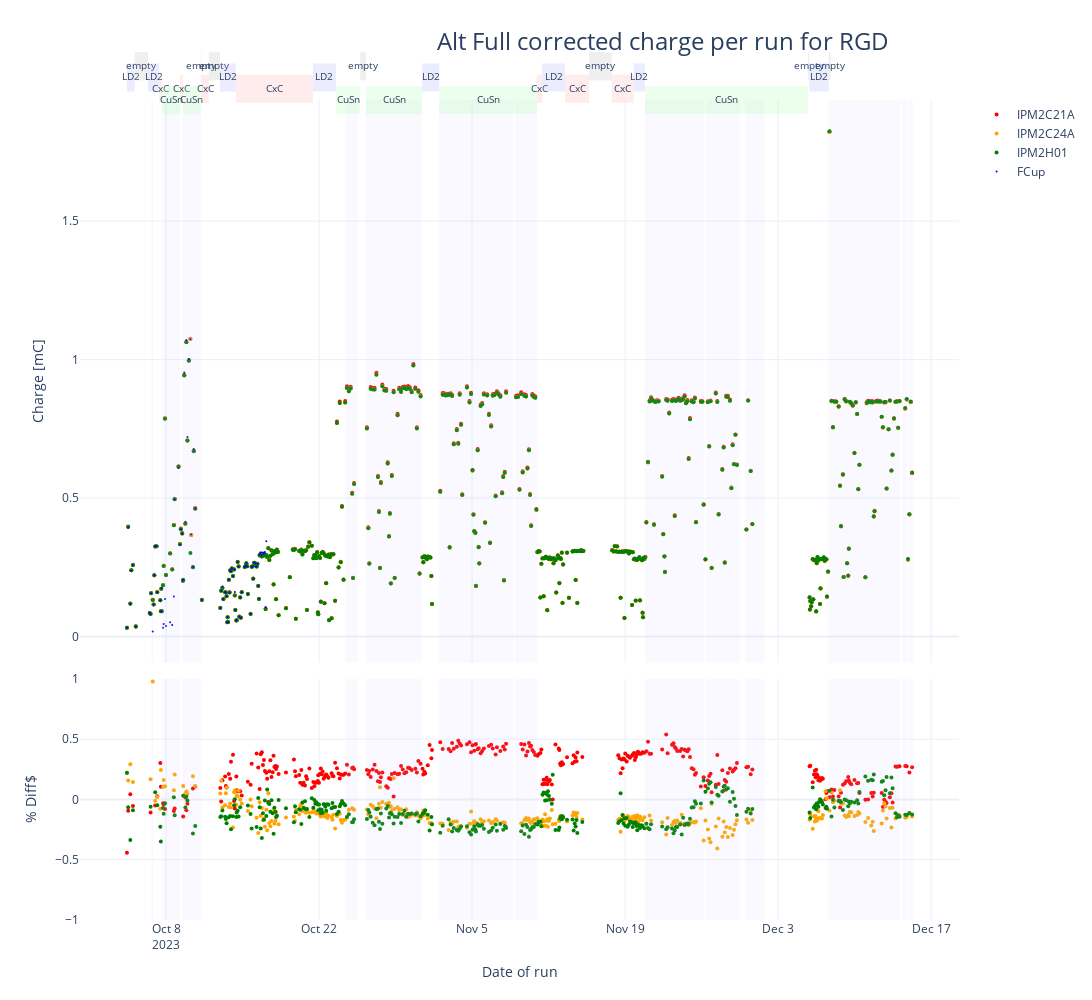

Here is the notebook cell this chart was saved with:
### Code cell
fig = make_subplots(rows=2, cols=1,shared_xaxes=True,
                    vertical_spacing=0.02, row_heights=[0.7,0.3]) # (specs=[[{"secondary_y": True}]])
fig.update_layout(width=1280, height=1000,
                  title=go.layout.Title(text=f"Alt Full corrected charge per run for RGD", xanchor="left", x=0.4),
                  titlefont=dict(size=24),)
x_scale = dfx.time
fig.add_trace(go.Scatter(x=x_scale, y=dfx.IPM2C21A_corr3, mode='markers', name='IPM2C21A', marker=dict(color='red', size=4)), row=1, col=1)
fig.add_trace(go.Scatter(x=x_scale, y=dfx.IPM2C24A_corr3, mode='markers', name='IPM2C24A', marker=dict(color='orange', size=4)), row=1, col=1)
fig.add_trace(go.Scatter(x=x_scale, y=dfx.IPM2H01_corr3, mode='markers', name='IPM2H01', marker=dict(color='green', size=4)), row=1, col=1)
fig.add_trace(go.Scatter(x=x_scale, y=dfx.loc[dfx.start_time<start_fcup_trouble,"scaler_calc1b_corr"], mode='markers', name='FCup', marker=dict(color='blue', size=2)), row=1, col=1)
# dfx.loc[dfx.start_time<start_fcup_trouble,"time"]                         
fig.add_trace(go.Scatter(x=x_scale, y=(100*(dfx.IPM2C21A_corr3-dfx.charge)/df.charge), mode='markers', name='IPM2C21A', showlegend=False, marker=dict(color='red', size=4)), row=2, col=1)
fig.add_trace(go.Scatter(x=x_scale, y=(100*(dfx.IPM2C24A_corr3-dfx.charge)/df.charge), mode='markers', name='IPM2C24A', showlegend=False, marker=dict(color='orange', size=4)), row=2, col=1)
fig.add_trace(go.Scatter(x=x_scale, y=(100*(dfx.IPM2H01_corr3-dfx.charge)/df.charge), mode='markers', name='IPM2H01', showlegend=False, marker=dict(color='green', size=4)), row=2, col=1)

for i in range(len(beam_stop_in_start)):
     fig.add_vrect(x0=beam_stop_in_start[i],x1=beam_stop_in_end[i], fillcolor="#C0C0FF", opacity=0.1, line_width=0)

target_labels={'empty':(1.06,"#B0B0B0"),'LD2':(1.04,"#A0A0FF"),'CxC':(1.02,"#FFA0A0"),'CuSn':(1.,"#A0FFA0")}
        
for i in range(len(target_change_table)-1):
    time0 = max(target_change_table.iloc[i].name, dfx.iloc[0].time)
    time1 = min(target_change_table.iloc[i+1].name, dfx.iloc[-1].time) 
    target = target_change_table.iloc[i].target
    if time1 > dfx.iloc[0].time and time0 < dfx.iloc[-1].time:
        y_pos = target_labels[target][0]
        fig.add_vrect(x0=time0, x1=time1, xref="x", y0=y_pos-0.025, y1=y_pos+0.025, yref='paper', fillcolor=target_labels[target][1], opacity=0.2, line_width=0, row=1, col=1,
                     label=dict(text=target, font=dict(size=10)))

fig.update_xaxes(title_text="Date of run", row=2, col=1)
fig.update_yaxes(title_text="Charge [mC]", row=1, col=1)
fig.update_yaxes(title_text="% Diff$", range=[-1., 1. ], row=2, col=1)
#fig.update_yaxes(title_text="", titlefont=dict(size=22), tickfont=dict(size=18))
# fig.write_image("RGD_Full_corrected_charge_per_run2.pdf",width=1200, height=600)
fig.show()

### Figure 1 — Plotly figure (JSON) as saved in the notebook; plotly's stock layout.template omitted (floating-point values rounded to 4 significant figures; data arrays with more than 128 entries replaced by an {"elided": "..."} marker saying what was removed)
{"data": [{"marker": {"color": "red", "size": 4}, "mode": "markers", "name": "IPM2C21A", "x": {"elided": "491 str values"}, "y": {"elided": "491 float values"}, "type": "scatter", "xaxis": "x", "yaxis": "y"}, {"marker": {"color": "orange", "size": 4}, "mode": "markers", "name": "IPM2C24A", "x": {"elided": "491 str values"}, "y": {"elided": "491 float values"}, "type": "scatter", "xaxis": "x", "yaxis": "y"}, {"marker": {"color": "green", "size": 4}, "mode": "markers", "name": "IPM2H01", "x": {"elided": "491 str values"}, "y": {"elided": "491 float values"}, "type": "scatter", "xaxis": "x", "yaxis": "y"}, {"marker": {"color": "blue", "size": 2}, "mode": "markers", "name": "FCup", "x": {"elided": "491 str values"}, "y": [0.03181, 0.3934, 0.1181, 0.2382, 0.257, 0.03542, 0.0855, 0.08179, 0.1563, 0.01887, 0.1161, 0.2219, 0.3265, 0.327, 0.1605, 0.1316, 0.092, 0.1759, 0.09108, 0.03223, 0.04532, 0.1354, 0.03833, 0.05211, 0.04167, 0.1446, 0.496, 0.6091, 0.3321, 0.388, 0.3717, 0.2034, 0.2058, 0.9537, 0.4146, 1.071, 0.7203, 1.002, 1.073, 0.3686, 0.2515, 0.6769, 0.4617, 0.1323, 0.1037, 0.1657, 0.181, 0.1356, 0.1604, 0.1597, 0.1462, 0.05221, 0.07105, 0.05197, 0.2051, 0.1591, 0.2395, 0.2361, 0.2455, 0.2182, 0.242, 0.1614, 0.09583, 0.05827, 0.05906, 0.2691, 0.2525, 0.07188, 0.1414, 0.06824, 0.1601, 0.2509, 0.2549, 0.2643, 0.2534, 0.1534, 0.08164, 0.2522, 0.2531, 0.209, 0.2664, 0.2651, 0.2533, 0.2532, 0.2628, 0.1839, 0.1365, 0.2957, 0.3029, 0.2939, 0.3034, 0.2995, 0.3053, 0.1067, 0.344], "type": "scatter", "xaxis": "x", "yaxis": "y"}, {"marker": {"color": "red", "size": 4}, "mode": "markers", "name": "IPM2C21A", "showlegend": false, "x": {"elided": "491 str values"}, "y": {"elided": "662 float values"}, "type": "scatter", "xaxis": "x2", "yaxis": "y2"}, {"marker": {"color": "orange", "size": 4}, "mode": "markers", "name": "IPM2C24A", "showlegend": false, "x": {"elided": "491 str values"}, "y": {"elided": "662 float values"}, "type": "scatter", "xaxis": "x2", "yaxis": "y2"}, {"marker": {"color": "green", "size": 4}, "mode": "markers", "name": "IPM2H01", "showlegend": false, "x": {"elided": "491 str values"}, "y": {"elided": "662 float values"}, "type": "scatter", "xaxis": "x2", "yaxis": "y2"}], "layout": {"xaxis": {"anchor": "y", "domain": [0.0, 1.0], "matches": "x2", "showticklabels": false}, "yaxis": {"anchor": "x", "domain": [0.314, 1.0], "title": {"text": "Charge [mC]"}}, "xaxis2": {"anchor": "y2", "domain": [0.0, 1.0], "title": {"text": "Date of run"}}, "yaxis2": {"anchor": "x2", "domain": [0.0, 0.294], "title": {"text": "% Diff$"}, "range": [-1.0, 1.0]}, "title": {"text": "Alt Full corrected charge per run for RGD", "x": 0.4, "xanchor": "left", "font": {"size": 24}}, "width": 1280, "height": 1000, "shapes": [{"fillcolor": "#C0C0FF", "line": {"width": 0}, "opacity": 0.1, "type": "rect", "x0": "2023-10-06T16:01:36.594000", "x1": "2023-10-06T19:08:57.796000", "xref": "x", "y0": 0, "y1": 1, "yref": "y domain"}, {"fillcolor": "#C0C0FF", "line": {"width": 0}, "opacity": 0.1, "type": "rect", "x0": "2023-10-06T16:01:36.594000", "x1": "2023-10-06T19:08:57.796000", "xref": "x2", "y0": 0, "y1": 1, "yref": "y2 domain"}, {"fillcolor": "#C0C0FF", "line": {"width": 0}, "opacity": 0.1, "type": "rect", "x0": "2023-10-07T15:24:48.931000", "x1": "2023-10-08T07:52:50.636000", "xref": "x", "y0": 0, "y1": 1, "yref": "y domain"}, {"fillcolor": "#C0C0FF", "line": {"width": 0}, "opacity": 0.1, "type": "rect", "x0": "2023-10-07T15:24:48.931000", "x1": "2023-10-08T07:52:50.636000", "xref": "x2", "y0": 0, "y1": 1, "yref": "y2 domain"}, {"fillcolor": "#C0C0FF", "line": {"width": 0}, "opacity": 0.1, "type": "rect", "x0": "2023-10-08T08:16:58.456000", "x1": "2023-10-08T14:15:26.265000", "xref": "x", "y0": 0, "y1": 1, "yref": "y domain"}, {"fillcolor": "#C0C0FF", "line": {"width": 0}, "opacity": 0.1, "type": "rect", "x0": "2023-10-08T08:16:58.456000", "x1": "2023-10-08T14:15:26.265000", "xref": "x2", "y0": 0, "y1": 1, "yref": "y2 domain"}, {"fillcolor": "#C0C0FF", "line": {"width": 0}, "opacity": 0.1, "type": "rect", "x0": "2023-10-08T14:49:12.831000", "x1": "2023-10-09T01:23:14.283000", "xref": "x", "y0": 0, "y1": 1, "yref": "y domain"}, {"fillcolor": "#C0C0FF", "line": {"width": 0}, "opacity": 0.1, "type": "rect", "x0": "2023-10-08T14:49:12.831000", "x1": "2023-10-09T01:23:14.283000", "xref": "x2", "y0": 0, "y1": 1, "yref": "y2 domain"}, {"fillcolor": "#C0C0FF", "line": {"width": 0}, "opacity": 0.1, "type": "rect", "x0": "2023-10-09T01:40:34.115000", "x1": "2023-10-09T06:49:07.173000", "xref": "x", "y0": 0, "y1": 1, "yref": "y domain"}, {"fillcolor": "#C0C0FF", "line": {"width": 0}, "opacity": 0.1, "type": "rect", "x0": "2023-10-09T01:40:34.115000", "x1": "2023-10-09T06:49:07.173000", "xref": "x2", "y0": 0, "y1": 1, "yref": "y2 domain"}, {"fillcolor": "#C0C0FF", "line": {"width": 0}, "opacity": 0.1, "type": "rect", "x0": "2023-10-09T12:47:08.114000", "x1": "2023-10-11T02:25:59.957000", "xref": "x", "y0": 0, "y1": 1, "yref": "y domain"}, {"fillcolor": "#C0C0FF", "line": {"width": 0}, "opacity": 0.1, "type": "rect", "x0": "2023-10-09T12:47:08.114000", "x1": "2023-10-11T02:25:59.957000", "xref": "x2", "y0": 0, "y1": 1, "yref": "y2 domain"}, {"fillcolor": "#C0C0FF", "line": {"width": 0}, "opacity": 0.1, "type": "rect", "x0": "2023-10-11T03:15:18.199000", "x1": "2023-10-11T05:23:26.398000", "xref": "x", "y0": 0, "y1": 1, "yref": "y domain"}, {"fillcolor": "#C0C0FF", "line": {"width": 0}, "opacity": 0.1, "type": "rect", "x0": "2023-10-11T03:15:18.199000", "x1": "2023-10-11T05:23:26.398000", "xref": "x2", "y0": 0, "y1": 1, "yref": "y2 domain"}, {"fillcolor": "#C0C0FF", "line": {"width": 0}, "opacity": 0.1, "type": "rect", "x0": "2023-10-24T10:47:54.883000", "x1": "2023-10-25T13:07:32.883000", "xref": "x", "y0": 0, "y1": 1, "yref": "y domain"}, {"fillcolor": "#C0C0FF", "line": {"width": 0}, "opacity": 0.1, "type": "rect", "x0": "2023-10-24T10:47:54.883000", "x1": "2023-10-25T13:07:32.883000", "xref": "x2", "y0": 0, "y1": 1, "yref": "y2 domain"}, {"fillcolor": "#C0C0FF", "line": {"width": 0}, "opacity": 0.1, "type": "rect", "x0": "2023-10-26T06:33:23.833000", "x1": "2023-10-31T08:45:47.598000", "xref": "x", "y0": 0, "y1": 1, "yref": "y domain"}, {"fillcolor": "#C0C0FF", "line": {"width": 0}, "opacity": 0.1, "type": "rect", "x0": "2023-10-26T06:33:23.833000", "x1": "2023-10-31T08:45:47.598000", "xref": "x2", "y0": 0, "y1": 1, "yref": "y2 domain"}, {"fillcolor": "#C0C0FF", "line": {"width": 0}, "opacity": 0.1, "type": "rect", "x0": "2023-11-01T23:39:55.187000", "x1": "2023-11-08T19:29:40.491000", "xref": "x", "y0": 0, "y1": 1, "yref": "y domain"}, {"fillcolor": "#C0C0FF", "line": {"width": 0}, "opacity": 0.1, "type": "rect", "x0": "2023-11-01T23:39:55.187000", "x1": "2023-11-08T19:29:40.491000", "xref": "x2", "y0": 0, "y1": 1, "yref": "y2 domain"}, {"fillcolor": "#C0C0FF", "line": {"width": 0}, "opacity": 0.1, "type": "rect", "x0": "2023-11-08T22:13:58.525000", "x1": "2023-11-08T22:14:42.258000", "xref": "x", "y0": 0, "y1": 1, "yref": "y domain"}, {"fillcolor": "#C0C0FF", "line": {"width": 0}, "opacity": 0.1, "type": "rect", "x0": "2023-11-08T22:13:58.525000", "x1": "2023-11-08T22:14:42.258000", "xref": "x2", "y0": 0, "y1": 1, "yref": "y2 domain"}, {"fillcolor": "#C0C0FF", "line": {"width": 0}, "opacity": 0.1, "type": "rect", "x0": "2023-11-08T22:56:57.125000", "x1": "2023-11-10T22:02:05.149000", "xref": "x", "y0": 0, "y1": 1, "yref": "y domain"}, {"fillcolor": "#C0C0FF", "line": {"width": 0}, "opacity": 0.1, "type": "rect", "x0": "2023-11-08T22:56:57.125000", "x1": "2023-11-10T22:02:05.149000", "xref": "x2", "y0": 0, "y1": 1, "yref": "y2 domain"}, {"fillcolor": "#C0C0FF", "line": {"width": 0}, "opacity": 0.1, "type": "rect", "x0": "2023-11-20T19:13:16.869000", "x1": "2023-11-26T06:01:10.232000", "xref": "x", "y0": 0, "y1": 1, "yref": "y domain"}, {"fillcolor": "#C0C0FF", "line": {"width": 0}, "opacity": 0.1, "type": "rect", "x0": "2023-11-20T19:13:16.869000", "x1": "2023-11-26T06:01:10.232000", "xref": "x2", "y0": 0, "y1": 1, "yref": "y2 domain"}, {"fillcolor": "#C0C0FF", "line": {"width": 0}, "opacity": 0.1, "type": "rect", "x0": "2023-11-26T11:13:11.806000", "x1": "2023-11-29T11:30:11.912000", "xref": "x", "y0": 0, "y1": 1, "yref": "y domain"}, {"fillcolor": "#C0C0FF", "line": {"width": 0}, "opacity": 0.1, "type": "rect", "x0": "2023-11-26T11:13:11.806000", "x1": "2023-11-29T11:30:11.912000", "xref": "x2", "y0": 0, "y1": 1, "yref": "y2 domain"}, {"fillcolor": "#C0C0FF", "line": {"width": 0}, "opacity": 0.1, "type": "rect", "x0": "2023-11-29T23:38:58.278000", "x1": "2023-12-01T18:13:37.451000", "xref": "x", "y0": 0, "y1": 1, "yref": "y domain"}, {"fillcolor": "#C0C0FF", "line": {"width": 0}, "opacity": 0.1, "type": "rect", "x0": "2023-11-29T23:38:58.278000", "x1": "2023-12-01T18:13:37.451000", "xref": "x2", "y0": 0, "y1": 1, "yref": "y2 domain"}, {"fillcolor": "#C0C0FF", "line": {"width": 0}, "opacity": 0.1, "type": "rect", "x0": "2023-12-07T14:39:28.056000", "x1": "2023-12-14T04:04:00.268000", "xref": "x", "y0": 0, "y1": 1, "yref": "y domain"}, {"fillcolor": "#C0C0FF", "line": {"width": 0}, "opacity": 0.1, "type": "rect", "x0": "2023-12-07T14:39:28.056000", "x1": "2023-12-14T04:04:00.268000", "xref": "x2", "y0": 0, "y1": 1, "yref": "y2 domain"}, {"fillcolor": "#C0C0FF", "line": {"width": 0}, "opacity": 0.1, "type": "rect", "x0": "2023-12-14T08:51:36.541000", "x1": "2023-12-14T19:42:03.871000", "xref": "x", "y0": 0, "y1": 1, "yref": "y domain"}, {"fillcolor": "#C0C0FF", "line": {"width": 0}, "opacity": 0.1, "type": "rect", "x0": "2023-12-14T08:51:36.541000", "x1": "2023-12-14T19:42:03.871000", "xref": "x2", "y0": 0, "y1": 1, "yref": "y2 domain"}, {"fillcolor": "#C0C0FF", "line": {"width": 0}, "opacity": 0.1, "type": "rect", "x0": "2023-12-14T22:50:43.234000", "x1": "2023-12-15T07:27:12", "xref": "x", "y0": 0, "y1": 1, "yref": "y domain"}, {"fillcolor": "#C0C0FF", "line": {"width": 0}, "opacity": 0.1, "type": "rect", "x0": "2023-12-14T22:50:43.234000", "x1": "2023-12-15T07:27:12", "xref": "x2", "y0": 0, "y1": 1, "yref": "y2 domain"}, {"fillcolor": "#A0A0FF", "label": {"font": {"size": 10}, "text": "LD2"}, "line": {"width": 0}, "opacity": 0.2, "type": "rect", "x0": "2023-10-04T10:03:16.500000", "x1": "2023-10-05T02:49:53", "xref": "x", "y0": 1.015, "y1": 1.065, "yref": "y domain"}, {"fillcolor": "#B0B0B0", "label": {"font": {"size": 10}, "text": "empty"}, "line": {"width": 0}, "opacity": 0.2, "type": "rect", "x0": "2023-10-05T02:49:53", "x1": "2023-10-06T08:00:42", "xref": "x", "y0": 1.035, "y1": 1.085, "yref": "y domain"}, {"fillcolor": "#A0A0FF", "label": {"font": {"size": 10}, "text": "LD2"}, "line": {"width": 0}, "opacity": 0.2, "type": "rect", "x0": "2023-10-06T08:00:42", "x1": "2023-10-07T08:49:05", "xref": "x", "y0": 1.015, "y1": 1.065, "yref": "y domain"}, {"fillcolor": "#FFA0A0", "label": {"font": {"size": 10}, "text": "CxC"}, "line": {"width": 0}, "opacity": 0.2, "type": "rect", "x0": "2023-10-07T08:49:05", "x1": "2023-10-07T15:37:25", "xref": "x", "y0": 0.995, "y1": 1.045, "yref": "y domain"}, {"fillcolor": "#A0FFA0", "label": {"font": {"size": 10}, "text": "CuSn"}, "line": {"width": 0}, "opacity": 0.2, "type": "rect", "x0": "2023-10-07T15:37:25", "x1": "2023-10-09T06:55:38", "xref": "x", "y0": 0.975, "y1": 1.025, "yref": "y domain"}, {"fillcolor": "#FFA0A0", "label": {"font": {"size": 10}, "text": "CxC"}, "line": {"width": 0}, "opacity": 0.2, "type": "rect", "x0": "2023-10-09T06:55:38", "x1": "2023-10-09T12:51:52", "xref": "x", "y0": 0.995, "y1": 1.045, "yref": "y domain"}, {"fillcolor": "#A0FFA0", "label": {"font": {"size": 10}, "text": "CuSn"}, "line": {"width": 0}, "opacity": 0.2, "type": "rect", "x0": "2023-10-09T12:51:52", "x1": "2023-10-11T04:27:00", "xref": "x", "y0": 0.975, "y1": 1.025, "yref": "y domain"}, {"fillcolor": "#B0B0B0", "label": {"font": {"size": 10}, "text": "empty"}, "line": {"width": 0}, "opacity": 0.2, "type": "rect", "x0": "2023-10-11T04:27:00", "x1": "2023-10-11T05:32:47", "xref": "x", "y0": 1.035, "y1": 1.085, "yref": "y domain"}, {"fillcolor": "#FFA0A0", "label": {"font": {"size": 10}, "text": "CxC"}, "line": {"width": 0}, "opacity": 0.2, "type": "rect", "x0": "2023-10-11T05:32:47", "x1": "2023-10-11T21:46:59", "xref": "x", "y0": 0.995, "y1": 1.045, "yref": "y domain"}, {"fillcolor": "#B0B0B0", "label": {"font": {"size": 10}, "text": "empty"}, "line": {"width": 0}, "opacity": 0.2, "type": "rect", "x0": "2023-10-11T21:46:59", "x1": "2023-10-12T22:30:41", "xref": "x", "y0": 1.035, "y1": 1.085, "yref": "y domain"}, {"fillcolor": "#A0A0FF", "label": {"font": {"size": 10}, "text": "LD2"}, "line": {"width": 0}, "opacity": 0.2, "type": "rect", "x0": "2023-10-12T22:30:41", "x1": "2023-10-14T09:15:40", "xref": "x", "y0": 1.015, "y1": 1.065, "yref": "y domain"}, {"fillcolor": "#FFA0A0", "label": {"font": {"size": 10}, "text": "CxC"}, "line": {"width": 0}, "opacity": 0.2, "type": "rect", "x0": "2023-10-14T09:15:40", "x1": "2023-10-21T10:29:24", "xref": "x", "y0": 0.995, "y1": 1.045, "yref": "y domain"}, {"fillcolor": "#A0A0FF", "label": {"font": {"size": 10}, "text": "LD2"}, "line": {"width": 0}, "opacity": 0.2, "type": "rect", "x0": "2023-10-21T10:29:24", "x1": "2023-10-23T13:01:10", "xref": "x", "y0": 1.015, "y1": 1.065, "yref": "y domain"}, {"fillcolor": "#A0FFA0", "label": {"font": {"size": 10}, "text": "CuSn"}, "line": {"width": 0}, "opacity": 0.2, "type": "rect", "x0": "2023-10-23T13:01:10", "x1": "2023-10-25T18:15:58", "xref": "x", "y0": 0.975, "y1": 1.025, "yref": "y domain"}, {"fillcolor": "#B0B0B0", "label": {"font": {"size": 10}, "text": "empty"}, "line": {"width": 0}, "opacity": 0.2, "type": "rect", "x0": "2023-10-25T18:15:58", "x1": "2023-10-26T07:10:16", "xref": "x", "y0": 1.035, "y1": 1.085, "yref": "y domain"}, {"fillcolor": "#A0FFA0", "label": {"font": {"size": 10}, "text": "CuSn"}, "line": {"width": 0}, "opacity": 0.2, "type": "rect", "x0": "2023-10-26T07:10:16", "x1": "2023-10-31T10:13:58", "xref": "x", "y0": 0.975, "y1": 1.025, "yref": "y domain"}, {"fillcolor": "#A0A0FF", "label": {"font": {"size": 10}, "text": "LD2"}, "line": {"width": 0}, "opacity": 0.2, "type": "rect", "x0": "2023-10-31T10:13:58", "x1": "2023-11-01T23:53:45", "xref": "x", "y0": 1.015, "y1": 1.065, "yref": "y domain"}, {"fillcolor": "#A0FFA0", "label": {"font": {"size": 10}, "text": "CuSn"}, "line": {"width": 0}, "opacity": 0.2, "type": "rect", "x0": "2023-11-01T23:53:45", "x1": "2023-11-10T22:14:18", "xref": "x", "y0": 0.975, "y1": 1.025, "yref": "y domain"}, {"fillcolor": "#FFA0A0", "label": {"font": {"size": 10}, "text": "CxC"}, "line": {"width": 0}, "opacity": 0.2, "type": "rect", "x0": "2023-11-10T22:14:18", "x1": "2023-11-11T09:47:31", "xref": "x", "y0": 0.995, "y1": 1.045, "yref": "y domain"}, {"fillcolor": "#A0A0FF", "label": {"font": {"size": 10}, "text": "LD2"}, "line": {"width": 0}, "opacity": 0.2, "type": "rect", "x0": "2023-11-11T09:47:31", "x1": "2023-11-13T12:03:22", "xref": "x", "y0": 1.015, "y1": 1.065, "yref": "y domain"}, {"fillcolor": "#FFA0A0", "label": {"font": {"size": 10}, "text": "CxC"}, "line": {"width": 0}, "opacity": 0.2, "type": "rect", "x0": "2023-11-13T12:03:22", "x1": "2023-11-15T16:53:12", "xref": "x", "y0": 0.995, "y1": 1.045, "yref": "y domain"}, {"fillcolor": "#B0B0B0", "label": {"font": {"size": 10}, "text": "empty"}, "line": {"width": 0}, "opacity": 0.2, "type": "rect", "x0": "2023-11-15T16:53:12", "x1": "2023-11-17T18:31:02", "xref": "x", "y0": 1.035, "y1": 1.085, "yref": "y domain"}, {"fillcolor": "#FFA0A0", "label": {"font": {"size": 10}, "text": "CxC"}, "line": {"width": 0}, "opacity": 0.2, "type": "rect", "x0": "2023-11-17T18:31:02", "x1": "2023-11-19T18:37:53", "xref": "x", "y0": 0.995, "y1": 1.045, "yref": "y domain"}, {"fillcolor": "#A0A0FF", "label": {"font": {"size": 10}, "text": "LD2"}, "line": {"width": 0}, "opacity": 0.2, "type": "rect", "x0": "2023-11-19T18:37:53", "x1": "2023-11-20T19:35:21", "xref": "x", "y0": 1.015, "y1": 1.065, "yref": "y domain"}, {"fillcolor": "#A0FFA0", "label": {"font": {"size": 10}, "text": "CuSn"}, "line": {"width": 0}, "opacity": 0.2, "type": "rect", "x0": "2023-11-20T19:35:21", "x1": "2023-12-05T17:21:19", "xref": "x", "y0": 0.975, "y1": 1.025, "yref": "y domain"}, {"fillcolor": "#B0B0B0", "label": {"font": {"size": 10}, "text": "empty"}, "line": {"width": 0}, "opacity": 0.2, "type": "rect", "x0": "2023-12-05T17:21:19", "x1": "2023-12-05T20:41:39", "xref": "x", "y0": 1.035, "y1": 1.085, "yref": "y domain"}, {"fillcolor": "#A0A0FF", "label": {"font": {"size": 10}, "text": "LD2"}, "line": {"width": 0}, "opacity": 0.2, "type": "rect", "x0": "2023-12-05T20:41:39", "x1": "2023-12-07T14:50:33", "xref": "x", "y0": 1.015, "y1": 1.065, "yref": "y domain"}, {"fillcolor": "#B0B0B0", "label": {"font": {"size": 10}, "text": "empty"}, "line": {"width": 0}, "opacity": 0.2, "type": "rect", "x0": "2023-12-07T14:50:33", "x1": "2023-12-07T19:35:13", "xref": "x", "y0": 1.035, "y1": 1.085, "yref": "y domain"}]}}
